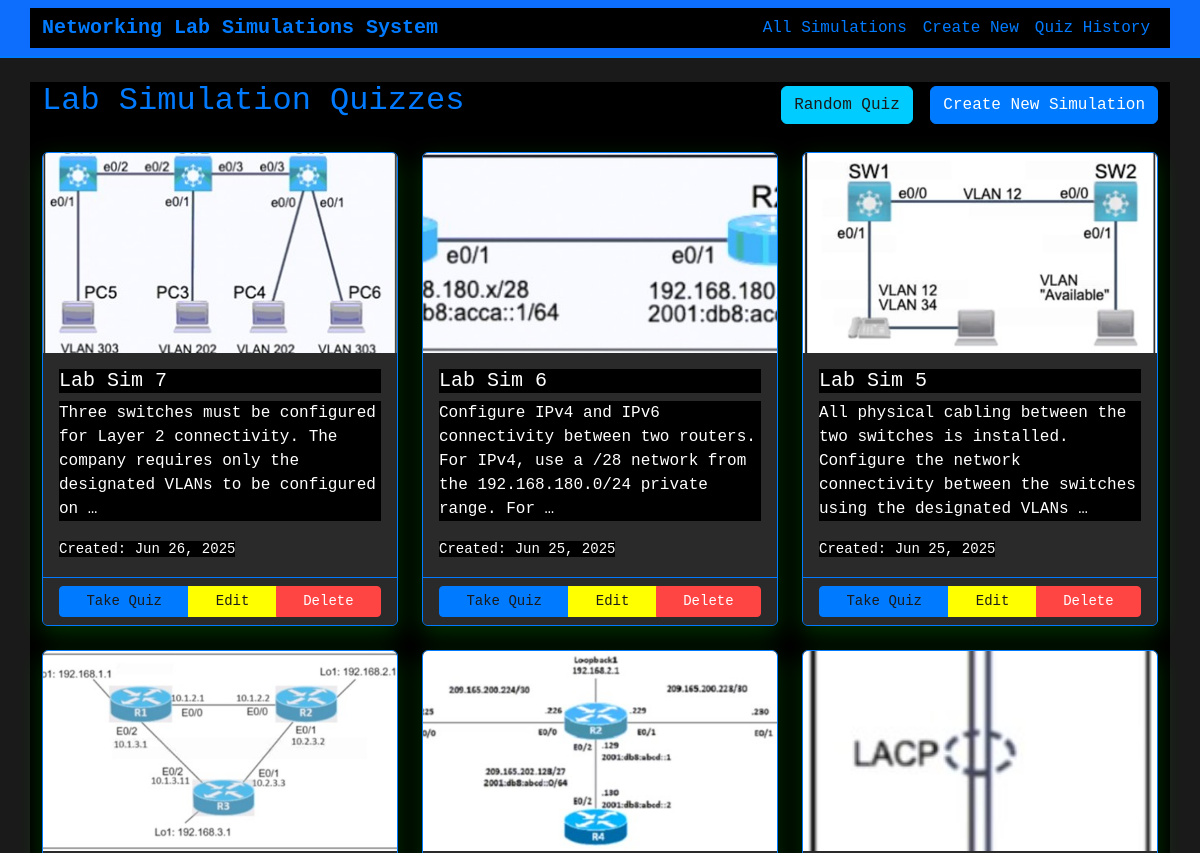
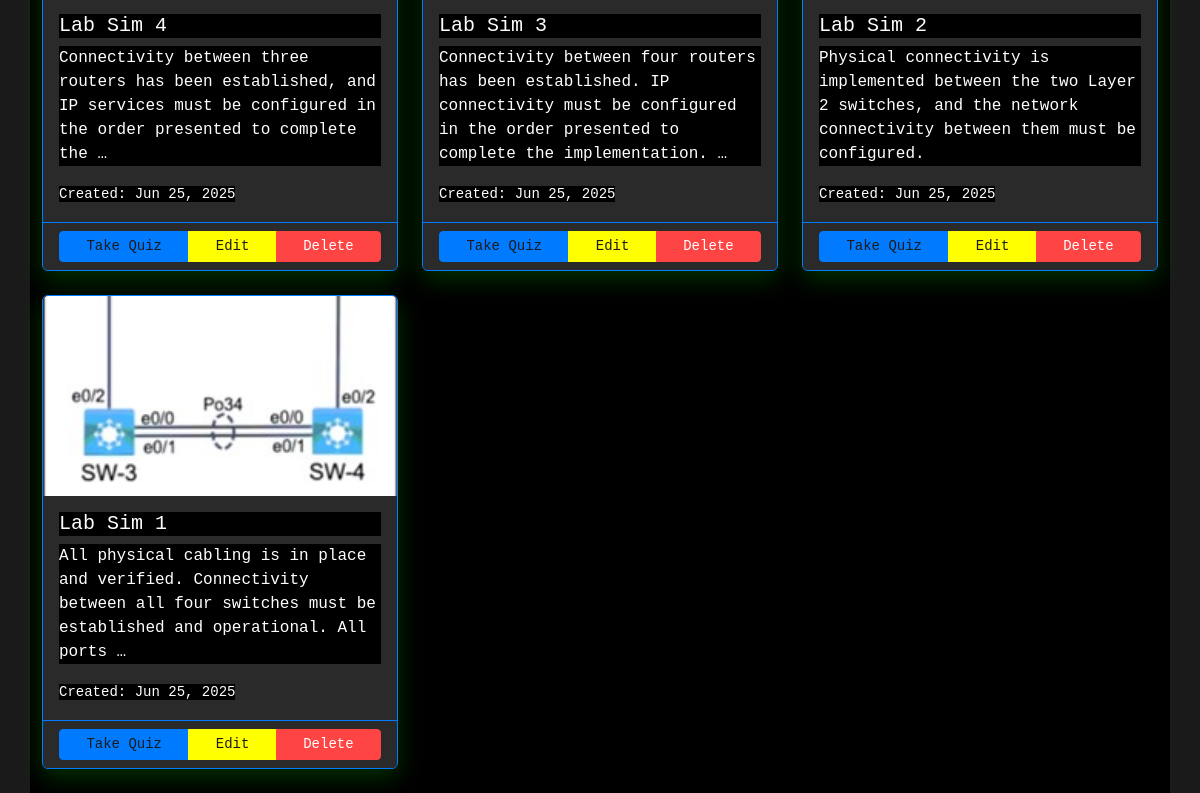
The app's page /, older data (2 pictures, top to bottom).
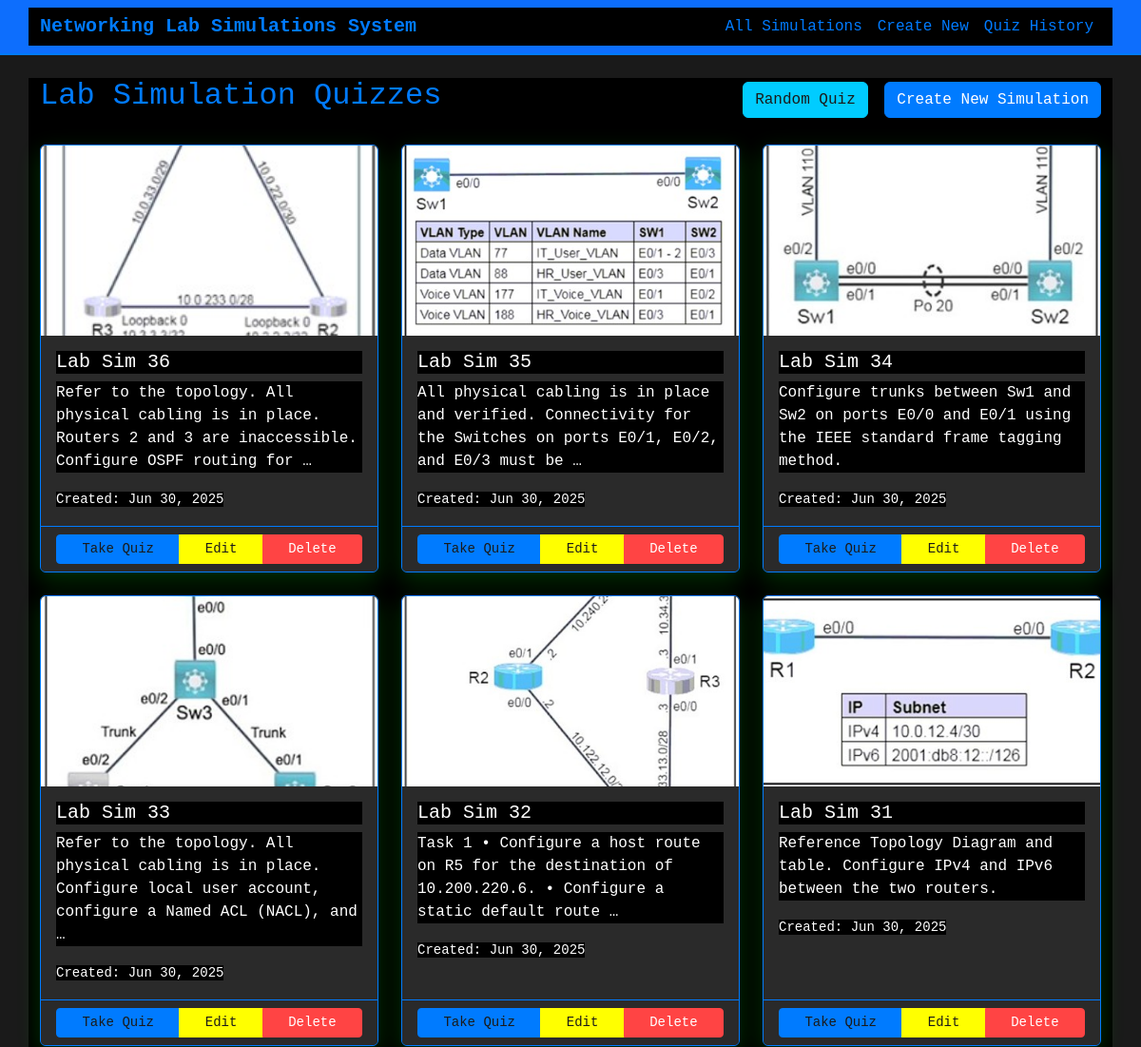
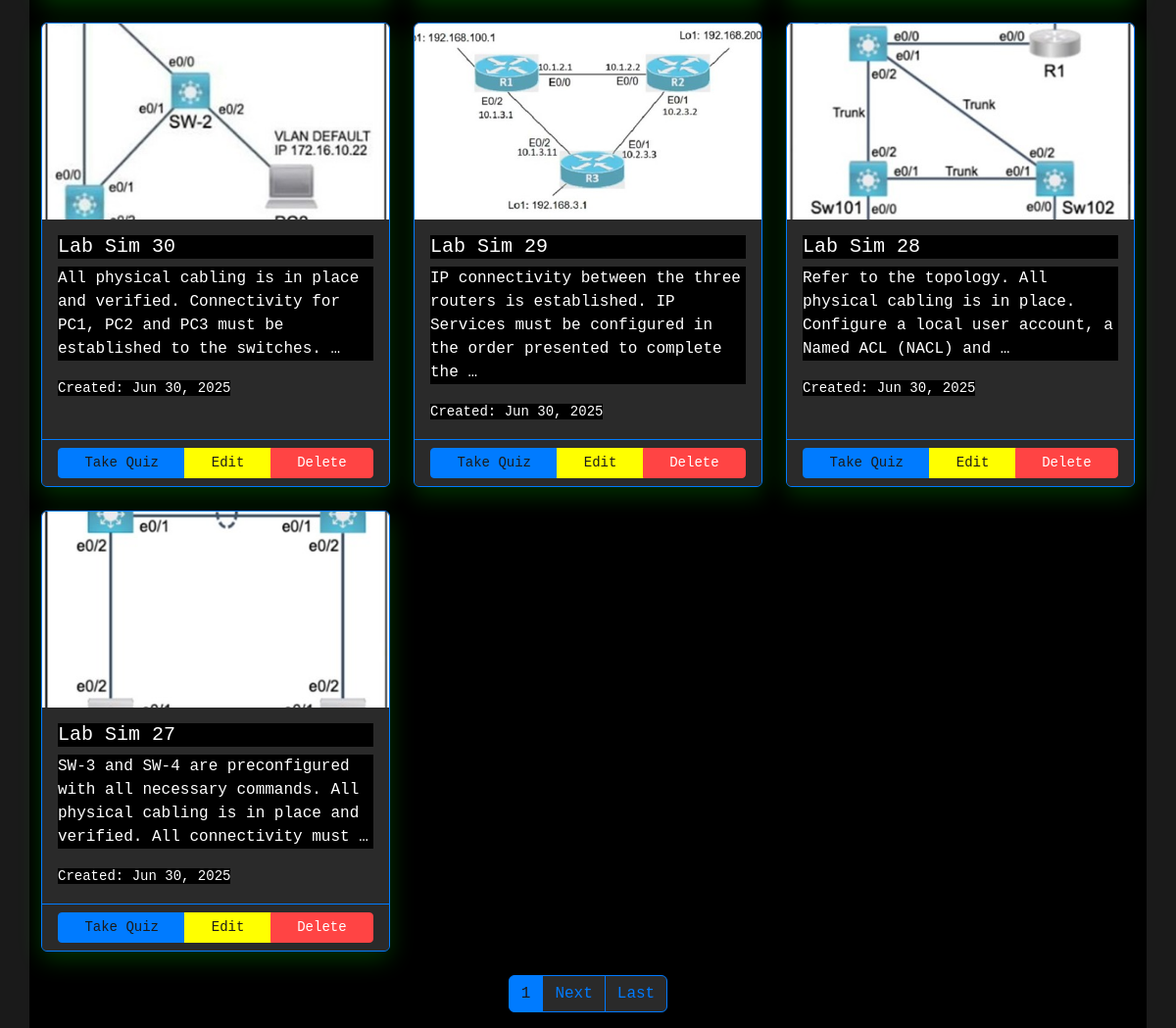
The same page, newer data (2 pictures, top to bottom).
### lab_simulations/models.py (models this page shows, shortened)
class LabSimulation(models.Model):
    title = models.CharField(max_length=200)
    image = models.ImageField(upload_to='uploads/', help_text="Upload network topology image")
    task = models.TextField(help_text="Enter the task description")
    questions = models.TextField(help_text="Enter the questions (one per line or paragraph)")
    lab_answers = models.TextField(help_text="Enter the correct lab answers")
    user_answers = models.TextField(blank=True, help_text="User's submitted answers")
    created_at = models.DateTimeField(auto_now_add=True)
    updated_at = models.DateTimeField(auto_now=True)
    class Meta:
        ordering = ['-created_at']
    _COMMAND_EQUIVALENCIES = {
        'copy running-config startup-config': 'wr',
        'copy running-config start-up-config': 'wr',
        'copy running start': 'wr',
        'write memory': 'wr',
        'write mem': 'wr',
        'wr': 'wr',
        'configure terminal': 'conf t',
        'config t': 'conf t',
        'conf t': 'conf t',
        'interface': 'int',
        'int': 'int',
        'enable': 'en',
        'en': 'en',
        'no shutdown': 'no shut',
        'no shut': 'no shut',
        'exit': 'exit',
        'end': 'end',
        'line': 'line',
    }
    _SORTED_EQUIVALENCY_KEYS = sorted(_COMMAND_EQUIVALENCIES.keys(), key=len, reverse=True)

### lab_simulations/views.py (the view)
# urls.py: path('', views.SimulationListView.as_view(), name='simulation_list'),
class SimulationListView(ListView):
    model = LabSimulation
    template_name = 'lab_simulations/simulation_list.html'
    context_object_name = 'simulations'
    paginate_by = 10

### lab_simulations/templates/lab_simulations/simulation_list.html (shortened to what this page needs)
{% extends 'lab_simulations/base.html' %}
{% block content %}
<div class="row">
    <div class="col-md-12">
        <div class="d-flex justify-content-between align-items-center mb-4">
            <h2>Lab Simulation Quizzes</h2>
            <div>
                {% if simulations %}
                    <button id="randomQuizBtn" class="btn btn-info me-2">Random Quiz</button>
                {% endif %}
                <a href="{% url 'simulation_create' %}" class="btn btn-primary">Create New Simulation</a>
            </div>
        </div>
        {% if simulations %}
            <div class="row">
                {% for simulation in simulations %}
                    <div class="col-md-6 col-lg-4 mb-4">
                        <div class="card h-100">
                            {% if simulation.image %}
                                <img src="{{ simulation.image.url }}" class="card-img-top" alt="Network Topology" style="height: 200px; object-fit: cover;">
                            {% endif %}
                            <div class="card-body">
                                <h5 class="card-title">{{ simulation.title }}</h5>
                                <p class="card-text">{{ simulation.task|truncatewords:20 }}</p>
                                <small class="text-muted">Created: {{ simulation.created_at|date:"M d, Y" }}</small>
                            </div>
                            <div class="card-footer">
                                <div class="btn-group w-100" role="group">
                                    <a href="{% url 'simulation_detail' simulation.pk %}" class="btn btn-success btn-sm">Take Quiz</a>
                                    <a href="{% url 'simulation_update' simulation.pk %}" class="btn btn-warning btn-sm">Edit</a>
                                    <a href="{% url 'simulation_delete' simulation.pk %}" class="btn btn-danger btn-sm">Delete</a>
                                </div>
                            </div>
                        </div>
                    </div>
                {% endfor %}
            </div>
            {% if is_paginated %}
                <nav aria-label="Page navigation">
                    <ul class="pagination justify-content-center">
                        <li class="page-item active"><span class="page-link">{{ page_obj.number }}</span></li>
                        {% if page_obj.has_next %}
                            <li class="page-item"><a class="page-link" href="?page={{ page_obj.next_page_number }}">Next</a></li>
                            <li class="page-item"><a class="page-link" href="?page={{ page_obj.paginator.num_pages }}">Last</a></li>
                        {% endif %}
                    </ul>
                </nav>
            {% endif %}
        {% else %}
            <div class="text-center py-5">
                <h4>No lab simulations found</h4>
                <p>Create your first lab simulation to get started!</p>
                <a href="{% url 'simulation_create' %}" class="btn btn-primary">Create First Simulation</a>
            </div>
        {% endif %}
    </div>
</div>
{% endblock %}

Row changes from the older to the newer data that the page shows:
no longer on this page (row unchanged): LabSimulation: image (picture), title "Lab Sim 7", task "Three switches must be configured for Layer 2 connectivity. The company requires only the designated VLANs to be configured on …", created_at "Jun 26, 2025"
no longer on this page (row unchanged): LabSimulation: image (picture), title "Lab Sim 6", task "Configure IPv4 and IPv6 connectivity between two routers. For IPv4, use a /28 network from the 192.168.180.0/24 private range. For …", created_at "Jun 25, 2025"
no longer on this page (row unchanged): LabSimulation: image (picture), title "Lab Sim 5", task "All physical cabling between the two switches is installed. Configure the network connectivity between the switches using the designated VLANs …", created_at "Jun 25, 2025"
no longer on this page (row edited): LabSimulation: image (picture), title "Lab Sim 4", task "Connectivity between three routers has been established, and IP services must be configured in the order presented to complete the …", created_at "Jun 25, 2025"
no longer on this page (row unchanged): LabSimulation: image (picture), title "Lab Sim 3", task "Connectivity between four routers has been established. IP connectivity must be configured in the order presented to complete the implementation. …", created_at "Jun 25, 2025"
no longer on this page (row edited): LabSimulation: image (picture), title "Lab Sim 2", task "Physical connectivity is implemented between the two Layer 2 switches, and the network connectivity between them must be configured.", created_at "Jun 25, 2025"
no longer on this page (row edited): LabSimulation: image (picture), title "Lab Sim 1", task "All physical cabling is in place and verified. Connectivity between all four switches must be established and operational. All ports …", created_at "Jun 25, 2025"
added LabSimulation: image (picture), title "Lab Sim 36", task "Refer to the topology. All physical cabling is in place. Routers 2 and 3 are inaccessible. Configure OSPF routing for …", created_at "Jun 30, 2025"
added LabSimulation: image (picture), title "Lab Sim 35", task "All physical cabling is in place and verified. Connectivity for the Switches on ports E0/1, E0/2, and E0/3 must be …", created_at "Jun 30, 2025"
added LabSimulation: image (picture), title "Lab Sim 34", task "Configure trunks between Sw1 and Sw2 on ports E0/0 and E0/1 using the IEEE standard frame tagging method.", created_at "Jun 30, 2025"
added LabSimulation: image (picture), title "Lab Sim 33", task "Refer to the topology. All physical cabling is in place. Configure local user account, configure a Named ACL (NACL), and …", created_at "Jun 30, 2025"
added LabSimulation: image (picture), title "Lab Sim 32", task "Task 1 • Configure a host route on R5 for the destination of 10.200.220.6. • Configure a static default route …", created_at "Jun 30, 2025"
added LabSimulation: image (picture), title "Lab Sim 31", task "Reference Topology Diagram and table. Configure IPv4 and IPv6 between the two routers.", created_at "Jun 30, 2025"
added LabSimulation: image (picture), title "Lab Sim 30", task "All physical cabling is in place and verified. Connectivity for PC1, PC2 and PC3 must be established to the switches. …", created_at "Jun 30, 2025"
added LabSimulation: image (picture), title "Lab Sim 29", task "IP connectivity between the three routers is established. IP Services must be configured in the order presented to complete the …", created_at "Jun 30, 2025"
added LabSimulation: image (picture), title "Lab Sim 28", task "Refer to the topology. All physical cabling is in place. Configure a local user account, a Named ACL (NACL) and …", created_at "Jun 30, 2025"
added LabSimulation: image (picture), title "Lab Sim 27", task "SW-3 and SW-4 are preconfigured with all necessary commands. All physical cabling is in place and verified. All connectivity must …", created_at "Jun 30, 2025"
Text that changed along with them:
{{ page_obj.number }}: (not shown) → "1"
text now shown: "Next Last"
